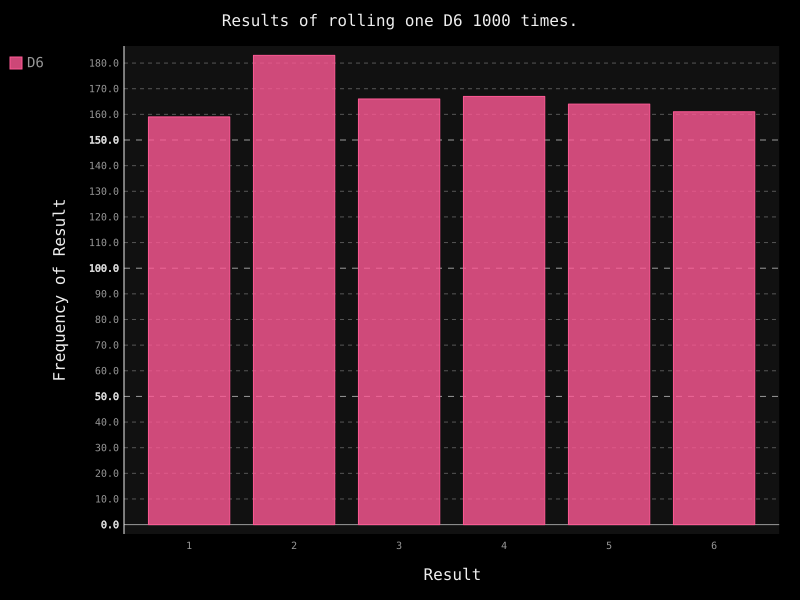

The Python source for this figure:
import pygal
from die import Die
#创建一个D6
die=Die()
#掷几次骰子把结果存在一个列表
results=[]
for roll_number in range(1000):
	result=die.roll()
	results.append(result)
#results=[results.append(die.roll()) for roll_number in range(1000)]
#分析结果
frequencies=[]
for value in range(1,die.num_sides+1):
	fenquency=results.count(value)
	frequencies.append(fenquency)

#frequencies=[frequencies.append(results.count(value)) for value in range(1,die.num_sides+1)]
#对结果进行可视化
hist=pygal.Bar()
hist.title="Results of rolling one D6 1000 times."
hist.x_labels=['1','2','3','4','5','6']#[Str(i) for i in range(1,7)]
hist.x_title="Result"
hist.y_title="Frequency of Result"

hist.add('D6',frequencies)
hist.render_to_file('die_visual.svg')
